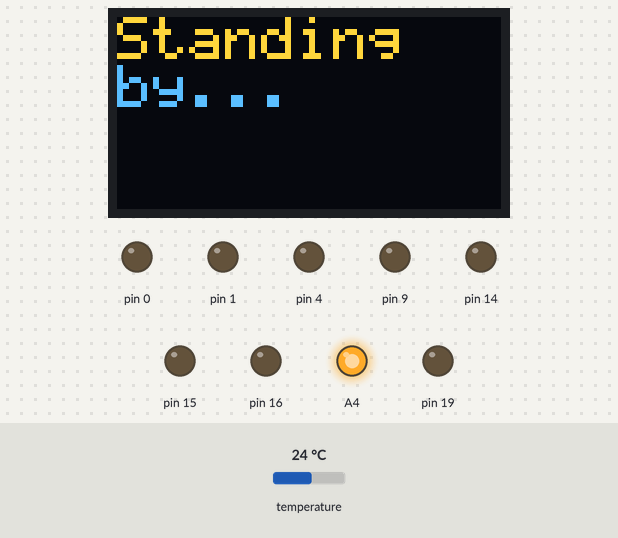
Bench run of a sketch on a simulated Arduino Uno, built for the host (arithmetic inside an expression is 32-bit, double 64-bit). Parts: 128×64 one-colour display, output pins drawn as LEDs (lit = HIGH). The test bench sets the inputs (shaded band); at power-on: temperature 24 °C. The OLED is the two-colour kind (top 16 rows yellow); no radio packets arrive unless stated; what the sketch prints to the serial monitor is not drawn.

Above: at 0.1 s.

The sketch:

Server_Temp_Node.ino
```cpp
//Include Libraries

#include "Arduino.h"

#include "RF24.h"
#include "RF24Network.h"
#include "RF24Mesh.h"
#include <SPI.h>
//#include <EEPROM.h>

#include <avr/io.h>
#include <avr/sleep.h>

#include "SSD1306Ascii.h"
#include "SSD1306AsciiSpi.h"

#include <OneWire.h>
#include <DallasTemperature.h>

#define OneWire_bus A3 //Data bus is connected to digital pin 6 of the arduino
OneWire oneWire(OneWire_bus); //Setup a OneWire instance to comm with any OneWire device
DallasTemperature sensors(&oneWire); // Pass our oneWire reference to Dallas Temperature.

//Pin definitions for OLED connections
#define OLED_DC 6
#define OLED_CS 7
#define OLED_RST 8

#define MAX_RETRIES 60

int num_of_retries = MAX_RETRIES;

float get_temperature();
float temperature = 0;

#define DEBUG

#ifdef DEBUG
    #define DEBUG_BEGIN(x)    Serial.begin(x)
    #define DEBUG_PRINT(x)    Serial.print(x)
    #define DEBUG_PRINTLN(x)  Serial.println(x)
    #define OLED_CLR()        oled.clear()
    #define OLED_PRINT(x)     oled.print(x)
    #define OLED_PRINTLN(x)   oled.println(x)
    #define DEBUG_DELAY(x)    delay(x)
#else
    #define DEBUG_BEGIN(x)
    #define DEBUG_PRINT(x)
    #define DEBUG_PRINTLN(x)
    #define OLED_CLR()
    #define OLED_PRINT(x)
    #define OLED_PRINTLN(x)
    #define DEBUG_DELAY(x)
#endif

SSD1306AsciiSpi oled;

/**** Configure the nrf24l01 CE and CS pins ****/
RF24 radio(10, 5);
RF24Network network(radio);
RF24Mesh mesh(radio, network);

/**
 * User Configuration: nodeID - A unique identifier for each radio. Allows addressing
 * to change dynamically with physical changes to the mesh.
 *
 * In this example, configuration takes place below, prior to uploading the sketch to the device
 * A unique value from 1-255 must be configured for each node.
 * This will be stored in EEPROM on AVR devices, so remains persistent between further uploads, loss of power, etc.
 *
 **/
#define node_ID 5				//Change this for every node (Unique number)
char send_packet[] = "005-23.34\n";	//Change this for every node (Unique number same as above)

struct payload_t
{
        unsigned long ms;
        unsigned long counter;
};	//; coz of structure

//Function prototype for sleep and wake up
void sleep();
void wake_up();
volatile char watchdog_interrupt_flag = 0;
int watchdog_count = 0;

//PIR sensor is connected on digital pin 3
int sensor_pin = 3;

int last_sensor_state = LOW;
int current_sensor_state = LOW;

//True if interrupt is received
bool sensor_interrupt_flag = false;

void sensor_ISR()
{
    sensor_interrupt_flag = true;
}

int transmit_to_master(char str[], char msg_type, int size_of_str) {

	//Write a message and if write fails renew addresses
    if (!mesh.write(str, msg_type, size_of_str))
    {
        // If a write fails, check connectivity to the mesh network
        if (!mesh.checkConnection()) {
            //refresh the network address
            //OLED_CLR();
            //OLED_PRINTLN("Renewing");
            //OLED_PRINTLN("Address");
            //DEBUG_PRINTLN("Renewing Address");
            mesh.renewAddress();				//Will try for one minute by default to renew addresses
        }
        else {
        	//Send fail, Test OK

            //OLED_CLR();
            //OLED_PRINTLN("Send fail");

            //DEBUG_PRINTLN("Send fail");
        }

        return 0;	//if send not ok
    }
    //If a write succeeds do this
    else
    {
        //OLED_CLR();
        //OLED_PRINTLN("Send OK: ");
        //OLED_PRINTLN(str);

        //DEBUG_PRINT("Send OK: ");
        //DEBUG_PRINTLN(str);

        return 1;	//if send ok
    }
}

void setup()
{
	//attachInterrupt(1, digitalInterrupt, CHANGE); //interrupt for waking up

    //SETUP WATCHDOG TIMER
    WDTCSR = (24);//change enable and WDE - also resets
    WDTCSR = (33);//prescalers only - get rid of the WDE and WDCE bit
    WDTCSR |= (1<<6);//enable interrupt mode

	//3.2xmA
	//#1
    ADCSRA &= ~(1<<7);  // disable ADC

    //3.2xmA
    //#2
	//Set not required pins to input (Output right??)
    DDRD = DDRD | 0b00010011;
    DDRC = DDRC | 0b00111111;
    DDRB = DDRB | 0b00000010;

    //delay(3000);	//2.5mA

    //17uA
    //#3
    //ENABLE SLEEP - this enables the sleep mode
    SMCR |= (1 << 2); //power down mode
    SMCR |= 1;//enable sleep

    //PIR Sensor is input
    pinMode(sensor_pin, INPUT);
    //attachInterrupt(digitalPinToInterrupt(sensor_pin), sensor_ISR, CHANGE);

    radio.begin();

    //Max power and minimum baud rate will increase the transmission range
	radio.setPALevel(RF24_PA_HIGH);
    radio.setDataRate(RF24_250KBPS);

	//radio.setPALevel(RF24_PA_HIGH);
    //radio.setDataRate(RF24_1MBPS);

    #ifdef DEBUG
        oled.begin(&Adafruit128x64, OLED_CS, OLED_DC, OLED_RST);
        oled.setFont(System5x7);
        OLED_CLR();
        oled.set2X();

    #endif

    DEBUG_BEGIN(115200);
    //printf_begin();

    // Set the nodeID manually
    mesh.setNodeID(node_ID);
    // Connect to the mesh

    OLED_PRINTLN("Starting..");
    DEBUG_PRINTLN(F("Starting.."));

    mesh.begin();

    DEBUG_PRINTLN(F("Started"));

    /*
    //Get the current sensor state
    current_sensor_state = digitalRead(sensor_pin);

    if (current_sensor_state == HIGH)
        send_packet[4] = '1';
    else
        send_packet[4] = '0';
    //********************************************

    //Loop until package is not sent or num_of_retries is not over
    while(!transmit_to_master(send_packet, 'M', sizeof(send_packet)))
    {
    	delay(500);
    	num_of_retries--;

    	if (num_of_retries == 0) {
    		OLED_CLR();
    		OLED_PRINTLN("Max retries");
    		OLED_PRINTLN("exceeded!");

    		DEBUG_PRINTLN("Max retries exceeded!");

    		delay(10000);

    		break;
    	}
    }*/

    OLED_CLR();
    OLED_PRINTLN("Standing");
    OLED_PRINTLN("by...");

    DEBUG_PRINTLN(F("Standing by..."));

    pinMode(A4, OUTPUT);
    digitalWrite(A4, HIGH);

    sensors.begin(); //Initialize the sensor
}

void loop()
{
	//Very similar to network.update(), it needs to be called regularly to keep the network and the mesh going.
	//Call mesh.update to keep the network updated
    mesh.update();

    		//char test_packet[] = "005-30.12\n";

    		//Read sensor
    		Serial.println("Reading");
    		temperature = get_temperature();
    		Serial.print("Read: ");
    		Serial.println(temperature);

    		char charVal[10];               //temporarily holds data
    		dtostrf(temperature, 4, 4, charVal);

    		for(int i=0;i<5;i++)
    		{
    	    	send_packet[i+4] = charVal[i];
    		}

            num_of_retries = MAX_RETRIES;

            //DEBUG_PRINTLN(send_packet);

            Serial.print("Sending ");
            Serial.println(send_packet);

            while(!transmit_to_master(send_packet, 'M', sizeof(send_packet))){
                delay(500);
                num_of_retries--;

                if (num_of_retries == 0) {
                	//OLED_CLR();
                    //OLED_PRINTLN("Max retries");
                    //OLED_PRINTLN("exceeded!");

                    //DEBUG_PRINTLN("Max retries exceeded!");

                    break;
                }
            }
        sensor_interrupt_flag = false;

        DEBUG_DELAY(500);

        //OLED_CLR();
        //OLED_PRINTLN("Standing");
        //OLED_PRINTLN("by...");

    //Test whether there is a message available for this node.
    while (network.available()) {
        RF24NetworkHeader header;
        payload_t payload;
        network.read(header, &payload, sizeof(payload));

        OLED_CLR();
        OLED_PRINT("Received packet #");
        OLED_PRINT(payload.counter);
        OLED_PRINT(" at ");
        OLED_PRINTLN(payload.ms);

        DEBUG_PRINT("Received packet #");
        DEBUG_PRINT(payload.counter);
        DEBUG_PRINT(" at ");
        DEBUG_PRINTLN(payload.ms);
    }

    delay(500);
}

//Watchdog interrupt ISR
ISR(WDT_vect){
  //DON'T FORGET THIS!  Needed for the watch dog timer.  This is called after a watch dog timer timeout - this is the interrupt function called after waking up
	watchdog_interrupt_flag = 1;
}

void digitalInterrupt(){
}

//Function declaration for sleep
void sleep()
{
		//Make radio go to sleep
		mesh.releaseAddress();
		radio.powerDown();

		//BOD DISABLE - this must be called right before the __asm__ sleep instruction
		MCUCR |= (3 << 5); //set both BODS and BODSE at the same time
		MCUCR = (MCUCR & ~(1 << 5)) | (1 << 6); //then set the BODS bit and clear the BODSE bit at the same time

		//uC goes to sleep
		__asm__  __volatile__("sleep");		//in line assembler to go to sleep
}

//Function declaration for waking up
void wake_up()
{
	radio.powerUp();
	mesh.renewAddress();	//Will try for one minute by default to renew addresses
	watchdog_count = 0;
}

float get_temperature()
{
	Serial.println("In fn");
	sensors.requestTemperatures(); //Request the temperature & store it in memory
	delay(1000);
	float Temp = sensors.getTempCByIndex(0); //Get the temp from the memory

	return Temp;
	//return 12.34;
}
```

sloeber.ino.cpp
```cpp
#ifdef __IN_ECLIPSE__
//This is a automatic generated file
//Please do not modify this file
//If you touch this file your change will be overwritten during the next build
//This file has been generated on 2018-06-22 11:22:10

#include "Arduino.h"
#include "Arduino.h"
#include "RF24.h"
#include "RF24Network.h"
#include "RF24Mesh.h"
#include <SPI.h>
#include <avr/io.h>
#include <avr/sleep.h>
#include "SSD1306Ascii.h"
#include "SSD1306AsciiSpi.h"
#include <OneWire.h>
#include <DallasTemperature.h>

void sensor_ISR() ;
int transmit_to_master(char str[], char msg_type, int size_of_str) ;
void setup() ;
void loop() ;
ISR(WDT_vect);
void digitalInterrupt();
void sleep() ;
void wake_up() ;
float get_temperature() ;

#include "Server_Temp_Node.ino"


#endif
```
